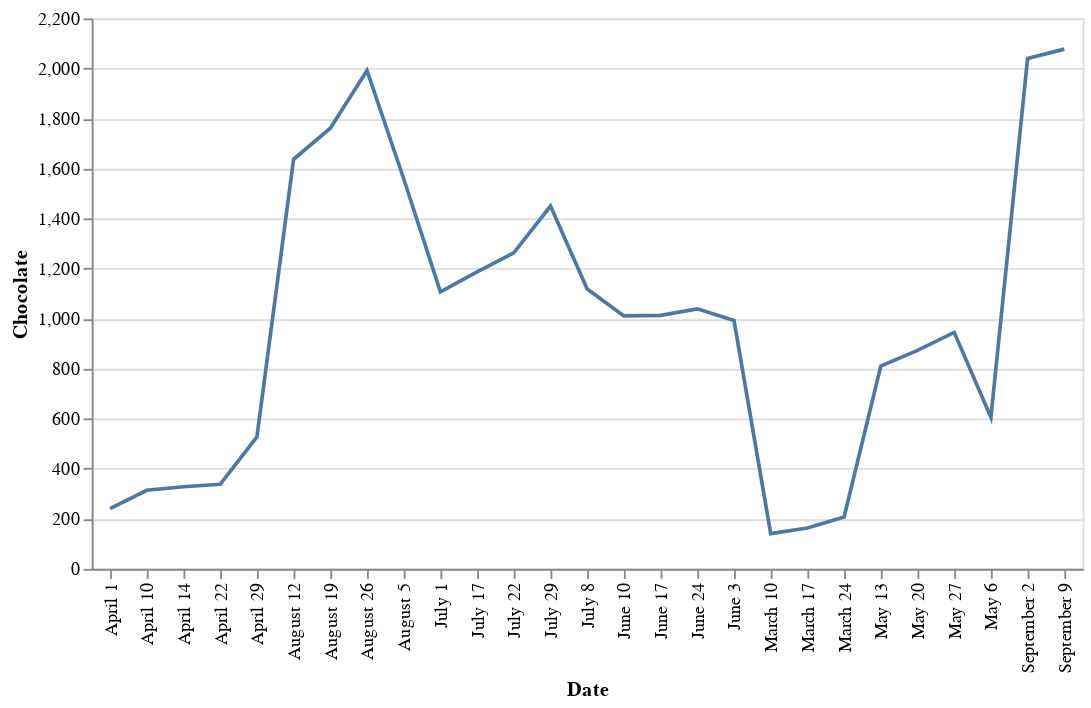

Notebook source saved alongside this figure:
### Markdown cell above
***As always, after importing the necessary packages, it's time to load the dataset.*** Using Pandas's read_csv method, we have loaded the csv file that was previously on our computer.

### Code cell
import pandas as pd
import altair as alt

df = pd.read_csv("Ice Cream Sales.csv")

alt.Chart(df).mark_line().encode(
    x = 'Date',
    y = 'Chocolate',
)

### Figure 1 — Vega-Lite specification as saved in the notebook (floating-point values rounded to 4 significant figures)
{"config": {"view": {"continuousWidth": 400, "continuousHeight": 300}}, "data": {"name": "data-0f8ee9cebf0814d5d97fcc5a8dce0d90"}, "mark": "line", "encoding": {"x": {"type": "nominal", "field": "Date"}, "y": {"type": "quantitative", "field": "Chocolate"}}, "$schema": "https://vega.github.io/schema/vega-lite/v4.8.1.json", "datasets": {"data-0f8ee9cebf0814d5d97fcc5a8dce0d90": [{"Date": "March 10", "Chocolate": 141, "Vanilla": 1068, "Strawberry": 679, "Caramel": 0}, {"Date": "March 17", "Chocolate": 163, "Vanilla": 1146, "Strawberry": 711, "Caramel": 0}, {"Date": "March 24", "Chocolate": 207, "Vanilla": 1314, "Strawberry": 810, "Caramel": 0}, {"Date": "April 1", "Chocolate": 241, "Vanilla": 1444, "Strawberry": 852, "Caramel": 0}, {"Date": "April 10", "Chocolate": 314, "Vanilla": 1705, "Strawberry": 952, "Caramel": 0}, {"Date": "April 14", "Chocolate": 328, "Vanilla": 1762, "Strawberry": 972, "Caramel": 0}, {"Date": "April 22", "Chocolate": 338, "Vanilla": 1885, "Strawberry": 1015, "Caramel": 0}, {"Date": "April 29", "Chocolate": 527, "Vanilla": 2027, "Strawberry": 1074, "Caramel": 45}, {"Date": "May 6", "Chocolate": 606, "Vanilla": 2230, "Strawberry": 1187, "Caramel": 89}, {"Date": "May 13", "Chocolate": 810, "Vanilla": 2361, "Strawberry": 1378, "Caramel": 116}, {"Date": "May 20", "Chocolate": 873, "Vanilla": 2488, "Strawberry": 1556, "Caramel": 128}, {"Date": "May 27", "Chocolate": 945, "Vanilla": 2587, "Strawberry": 1754, "Caramel": 146}, {"Date": "June 3", "Chocolate": 993, "Vanilla": 2640, "Strawberry": 1908, "Caramel": 171}, {"Date": "June 10", "Chocolate": 1011, "Vanilla": 2677, "Strawberry": 2001, "Caramel": 180}, {"Date": "June 17", "Chocolate": 1013, "Vanilla": 2720, "Strawberry": 2068, "Caramel": 186}, {"Date": "June 24", "Chocolate": 1039, "Vanilla": 2761, "Strawberry": 2162, "Caramel": 213}, {"Date": "July 1", "Chocolate": 1107, "Vanilla": 2907, "Strawberry": 2325, "Caramel": 255}, {"Date": "July 8", "Chocolate": 1118, "Vanilla": 2944, "Strawberry": 2493, "Caramel": 261}, {"Date": "July 17", "Chocolate": 1187, "Vanilla": 3077, "Strawberry": 2684, "Caramel": 292}, {"Date": "July 22", "Chocolate": 1263, "Vanilla": 3123, "Strawberry": 2781, "Caramel": 300}, {"Date": "July 29", "Chocolate": 1450, "Vanilla": 3175, "Strawberry": 2930, "Caramel": 312}, {"Date": "August 5", "Chocolate": 1559, "Vanilla": 3257, "Strawberry": 3119, "Caramel": 315}, {"Date": "August 12", "Chocolate": 1637, "Vanilla": 3501, "Strawberry": 3426, "Caramel": 328}, {"Date": "August 19", "Chocolate": 1761, "Vanilla": 3600, "Strawberry": 3637, "Caramel": 345}, {"Date": "August 26", "Chocolate": 1992, "Vanilla": 3684, "Strawberry": 3780, "Caramel": 350}, {"Date": "September 2", "Chocolate": 2040, "Vanilla": 3756, "Strawberry": 3920, "Caramel": 355}, {"Date": "September 9", "Chocolate": 2077, "Vanilla": 3841, "Strawberry": 4070, "Caramel": 363}]}}
